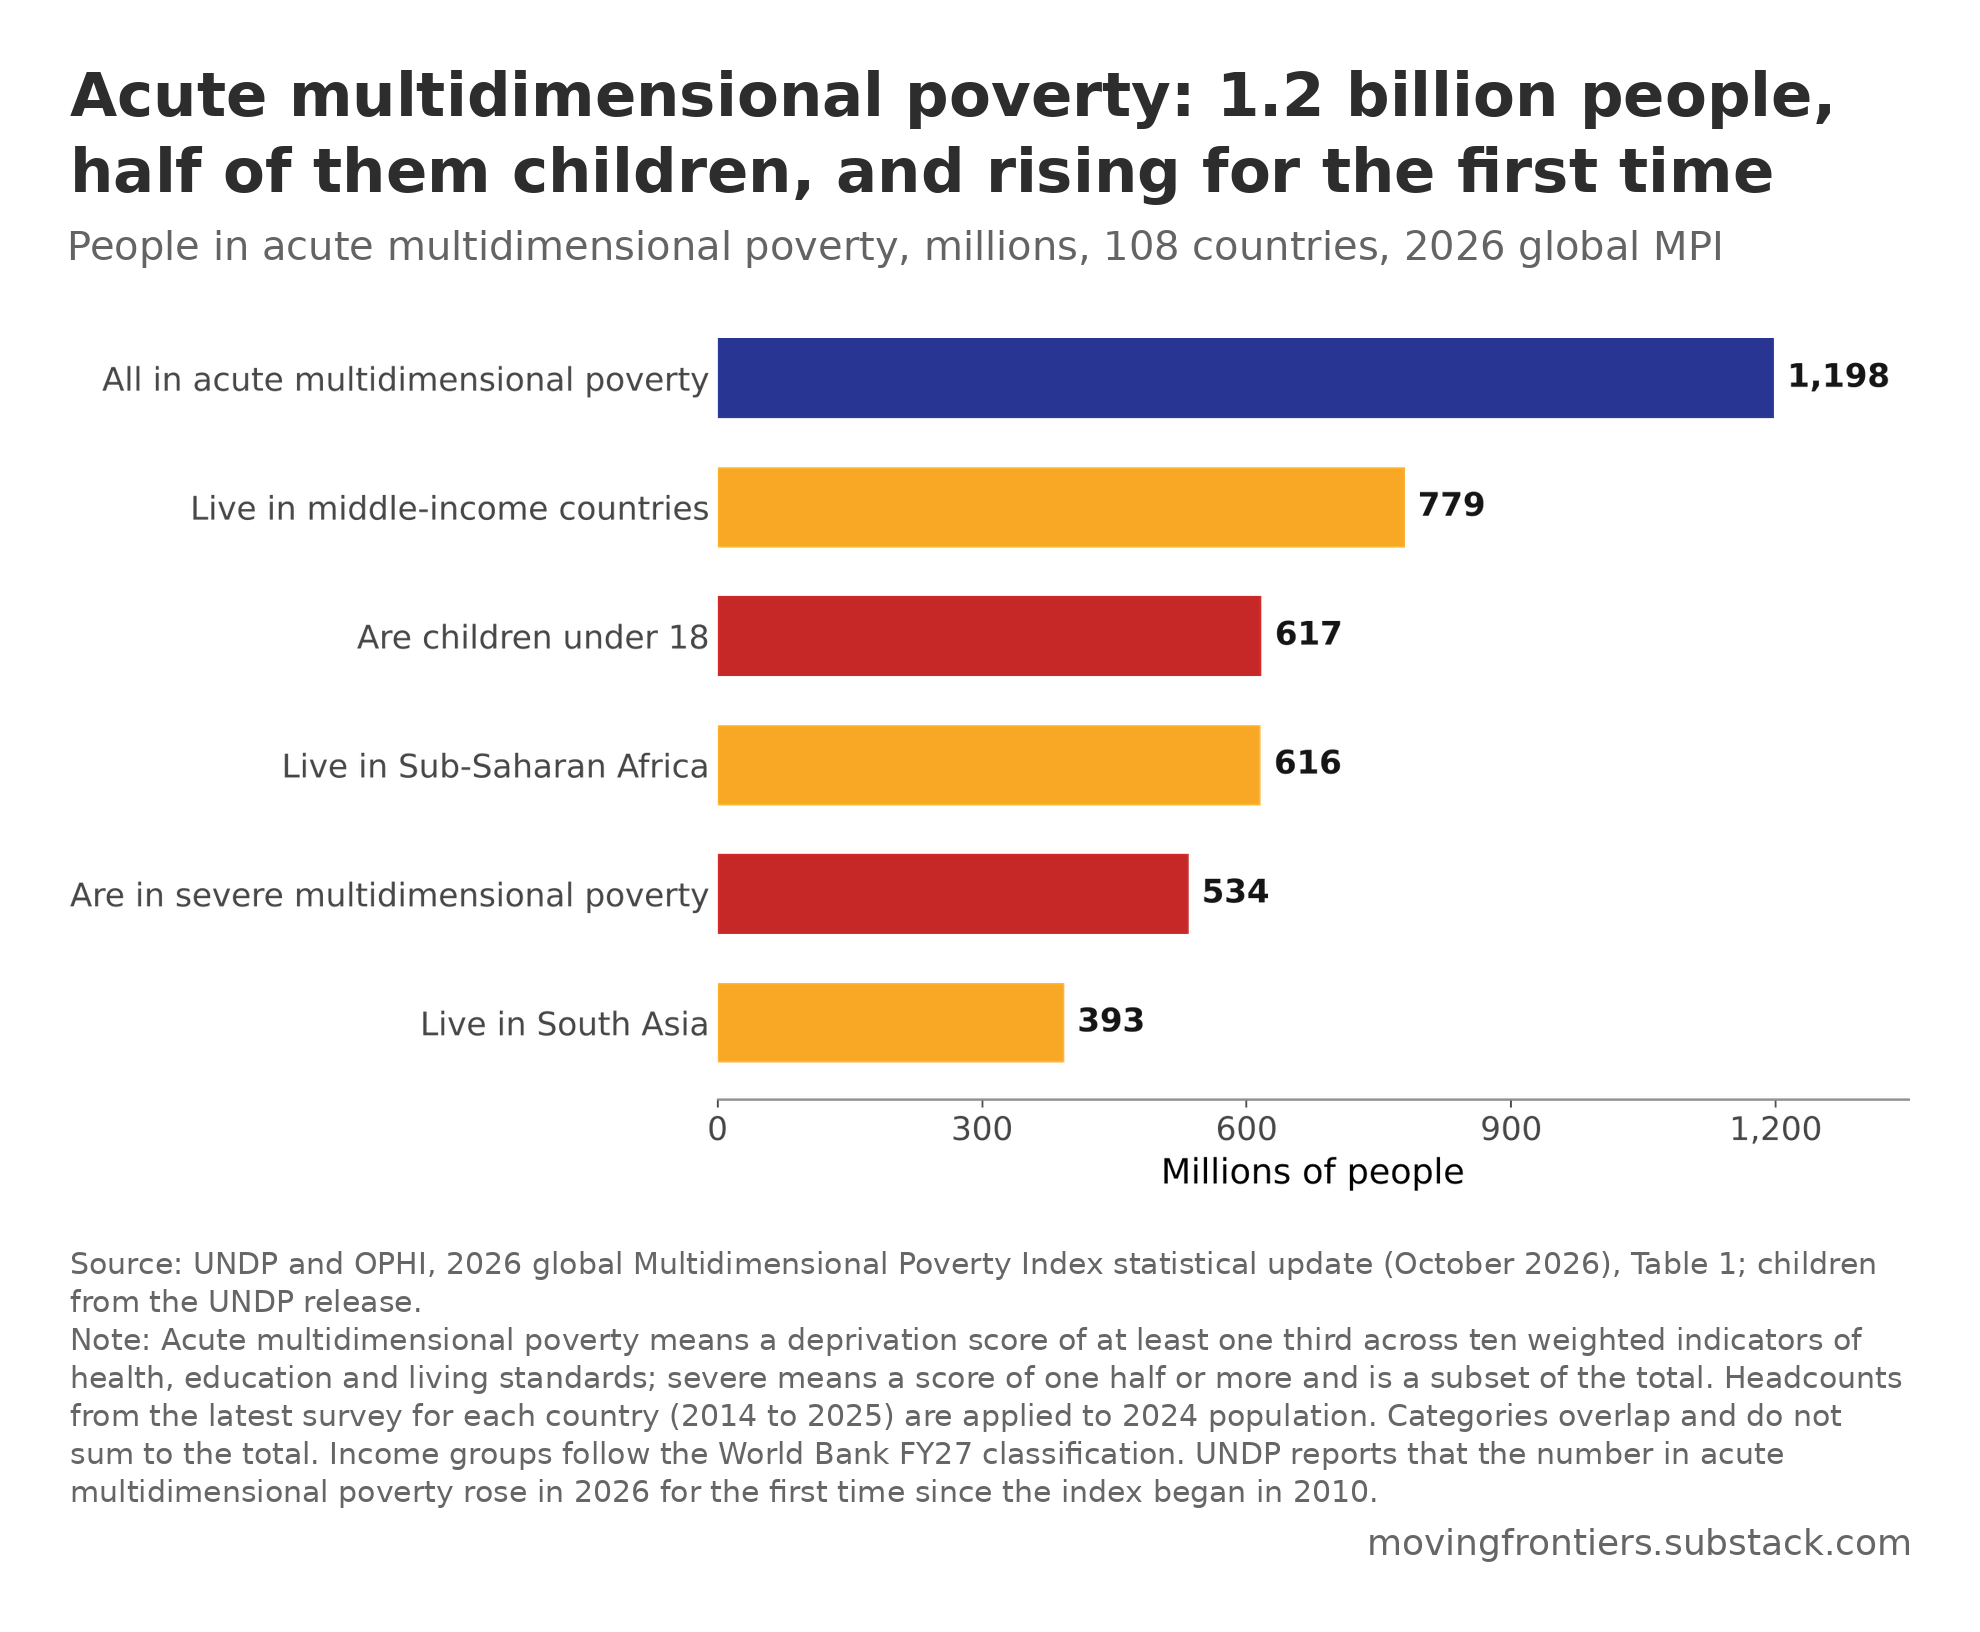

Reproduce this figure in Python.
"""Chart 3: multidimensional poverty (2026 global MPI).
Self-contained: house style and data are embedded. Requires numpy, matplotlib and Pillow.
Run: python chart-3-multidimensional-poverty.py  -> writes chart-3-multidimensional-poverty.png and .csv
"""
# ---- Moving Frontiers house style (inlined) -------------------------------
# Plot in matplotlib on a transparent canvas, then compose() lays out title,
# subtitle, plot, caption and watermark in PIL with every gap measured ink to
# ink, and verify() re-measures the finished PNG and asserts the gaps.
import io, textwrap
import numpy as np
import matplotlib
matplotlib.use("Agg")
import matplotlib.pyplot as plt
from matplotlib import font_manager
from PIL import Image, ImageDraw, ImageFont

RED, GOLD, GREEN, BLUE, GREY = "#C62828", "#F9A825", "#00897B", "#283593", "#888888"
INK, PAPER = "#141414", "#FFFFFF"
def palette(n):
    return [[BLUE], [BLUE, RED], [BLUE, RED, GREEN], [BLUE, RED, GREEN, GOLD]][n - 1]

REF_W = 1980
GAP_TITLE_SUB, GAP_SUB_PLOT, GAP_PLOT_CAP, GAP_CAP_MARK, BORDER = 25, 70, 60, 20, 70
TITLE_PX, SUB_PX, CAP_PX = 61, 40, 30          # at REF_W; title ~3.1% of width
TITLE_RGB, SUB_RGB, CAP_RGB = (45, 45, 45), (100, 100, 100), (102, 102, 102)
WATERMARK = "movingfrontiers.substack.com"

_fp = font_manager.findfont("DejaVu Sans")
_fpb = font_manager.findfont(font_manager.FontProperties(family="DejaVu Sans", weight="bold"))
def _font(px, bold=False):
    return ImageFont.truetype(_fpb if bold else _fp, px)

plt.rcParams.update({
    "font.family": "DejaVu Sans", "font.size": 15,
    "xtick.labelsize": 14, "ytick.labelsize": 14, "legend.fontsize": 14,
    "axes.labelsize": 15, "axes.edgecolor": "#888888", "axes.linewidth": 1.0,
    "axes.facecolor": PAPER, "figure.facecolor": "none", "savefig.facecolor": "none",
    "axes.spines.top": False, "axes.spines.right": False,
    "xtick.color": "#444444", "ytick.color": "#444444", "text.color": INK,
})

def new_figure(w_in=9.2, h_in=7.34, dpi=200):
    fig = plt.figure(figsize=(w_in, h_in), dpi=dpi)
    return fig

def render_plot(fig):
    """Rasterise the figure on a transparent background and crop to its ink."""
    buf = io.BytesIO()
    fig.savefig(buf, format="png", dpi=fig.dpi, transparent=True, bbox_inches="tight", pad_inches=0.05)
    buf.seek(0)
    im = Image.open(buf).convert("RGBA")
    bbox = im.getchannel("A").getbbox()
    return im.crop(bbox)

def _text_layer(text, px, rgb, bold=False, width_px=None, align="left", linespacing=1.25):
    """Render wrapped text on a transparent layer cropped to its ink."""
    font = _font(px, bold)
    if width_px:
        # wrap by measured width
        lines = []
        for para in text.split("\n"):
            words, cur = para.split(), ""
            for w in words:
                t = (cur + " " + w).strip()
                if font.getlength(t) <= width_px or not cur:
                    cur = t
                else:
                    lines.append(cur); cur = w
            lines.append(cur)
    else:
        lines = text.split("\n")
    lh = int(round(px * linespacing))
    H = lh * len(lines) + px
    W = int(max(font.getlength(l) for l in lines)) + px
    layer = Image.new("RGBA", (W, H), (0, 0, 0, 0))
    d = ImageDraw.Draw(layer)
    for i, l in enumerate(lines):
        x = 0 if align == "left" else W - px - font.getlength(l)
        d.text((x, i * lh), l, font=font, fill=rgb + (255,))
    return layer.crop(layer.getchannel("A").getbbox())

def compose(plot_im, title, subtitle, source, note=None, out="chart.png", csv=None, csv_rows=None, W=REF_W):
    s = W / REF_W
    inner = W - 2 * BORDER
    # scale the plot to the inner width
    pw, ph = plot_im.size
    if pw != inner:
        plot_im = plot_im.resize((inner, int(ph * inner / pw)), Image.LANCZOS)
    t_layer = _text_layer(title, int(TITLE_PX * s), TITLE_RGB, bold=True, width_px=inner)
    s_layer = _text_layer(subtitle, int(SUB_PX * s), SUB_RGB, width_px=inner)
    cap = "Source: " + source + ("\nNote: " + note if note else "")
    c_layer = _text_layer(cap, int(CAP_PX * s), CAP_RGB, width_px=inner)
    m_layer = _text_layer(WATERMARK, int(CAP_PX * 1.2 * s), CAP_RGB)
    H = (BORDER + t_layer.height + GAP_TITLE_SUB + s_layer.height + GAP_SUB_PLOT + plot_im.height
         + GAP_PLOT_CAP + c_layer.height + GAP_CAP_MARK + m_layer.height + BORDER)
    canvas = Image.new("RGB", (W, H), (255, 255, 255))
    y = BORDER
    canvas.paste(t_layer, (BORDER, y), t_layer); y += t_layer.height + GAP_TITLE_SUB
    canvas.paste(s_layer, (BORDER, y), s_layer); y += s_layer.height + GAP_SUB_PLOT
    canvas.paste(plot_im, (BORDER, y), plot_im); y += plot_im.height + GAP_PLOT_CAP
    canvas.paste(c_layer, (BORDER, y), c_layer); y += c_layer.height + GAP_CAP_MARK
    canvas.paste(m_layer, (W - BORDER - m_layer.width, y), m_layer)
    canvas.save(out, dpi=(200, 200))
    if csv and csv_rows:
        import csv as _csv
        with open(csv, "w", newline="") as f:
            _csv.writer(f).writerows(csv_rows)
    verify(out, (t_layer.height, s_layer.height, plot_im.height, c_layer.height, m_layer.height))
    return out

def verify(path, heights):
    """Scan rows of the finished PNG for ink and assert the vertical gaps."""
    a = np.asarray(Image.open(path).convert("L"))
    ink_rows = np.where((a < 250).any(axis=1))[0]
    ink_cols = np.where((a < 250).any(axis=0))[0]
    assert ink_rows[0] == BORDER and ink_cols[0] == BORDER, ("border", ink_rows[0], ink_cols[0])
    assert a.shape[0] - 1 - ink_rows[-1] == BORDER, ("bottom border", a.shape[0] - 1 - ink_rows[-1])
    # blocks of ink separated by white gaps
    gaps, prev = [], ink_rows[0]
    for r in ink_rows[1:]:
        if r - prev > 1:
            gaps.append(r - prev - 1)
        prev = r
    expected = [GAP_TITLE_SUB, GAP_SUB_PLOT, GAP_PLOT_CAP, GAP_CAP_MARK]
    found = [g for g in gaps if g >= GAP_CAP_MARK - 1]
    # the four structural gaps must be present in order (text lines create smaller gaps)
    ok = [g for g in found if g in expected or g - 1 in expected or g + 1 in expected]
    assert len(ok) >= 4, ("structural gaps", found)
    print(f"verified {path}: size {a.shape[1]}x{a.shape[0]}, gaps {found}")
# ---------------------------------------------------------------------------

# UNDP and OPHI, 2026 global MPI statistical update (12 October 2026), Table 1. Millions of people, headcounts applied
# to 2024 population (the table's own projection). Severe, Sub-Saharan Africa, South Asia and middle-income figures are
# own sums of the country rows; children from the UNDP release (51.5 percent of the poor).
TOTAL = 1198      # people in acute multidimensional poverty, deprivation score of one third or more
rows = [
    ("All in acute multidimensional poverty", TOTAL, BLUE),
    ("Live in middle-income countries", 779, GOLD),
    ("Are children under 18", 617, RED),
    ("Live in Sub-Saharan Africa", 616, GOLD),
    ("Are in severe multidimensional poverty", 534, RED),
    ("Live in South Asia", 393, GOLD),
]
labels = [r[0] for r in rows][::-1]
vals = [r[1] for r in rows][::-1]
cols = [r[2] for r in rows][::-1]

fig = new_figure(9.2, 6.2)
ax = fig.add_subplot(111)
bars = ax.barh(labels, vals, color=cols, height=0.62)
for b, v in zip(bars, vals):
    ax.text(v + 15, b.get_y() + b.get_height() / 2, f"{v:,}", va="center", ha="left", fontsize=14, color=INK, fontweight="bold")
ax.set_xlim(0, 1350)
ax.set_xticks(range(0, 1201, 300))
ax.set_xticklabels([f"{v:,}" for v in range(0, 1201, 300)])
ax.set_xlabel("Millions of people")
ax.tick_params(axis="y", length=0)
ax.spines["left"].set_visible(False)

compose(render_plot(fig),
        title="Acute multidimensional poverty: 1.2 billion people, half of them children, and rising for the first time",
        subtitle="People in acute multidimensional poverty, millions, 108 countries, 2026 global MPI",
        source="UNDP and OPHI, 2026 global Multidimensional Poverty Index statistical update (October 2026), Table 1; children from the UNDP release.",
        note="Acute multidimensional poverty means a deprivation score of at least one third across ten weighted indicators of health, education and living standards; severe means a score of one half or more and is a subset of the total. Headcounts from the latest survey for each country (2014 to 2025) are applied to 2024 population. Categories overlap and do not sum to the total. Income groups follow the World Bank FY27 classification. UNDP reports that the number in acute multidimensional poverty rose in 2026 for the first time since the index began in 2010.",
        out="chart-3-multidimensional-poverty.png", csv="chart-3-multidimensional-poverty.csv",
        csv_rows=[["group", "poor_millions_2024_population"]] + [[r[0], r[1]] for r in rows])
